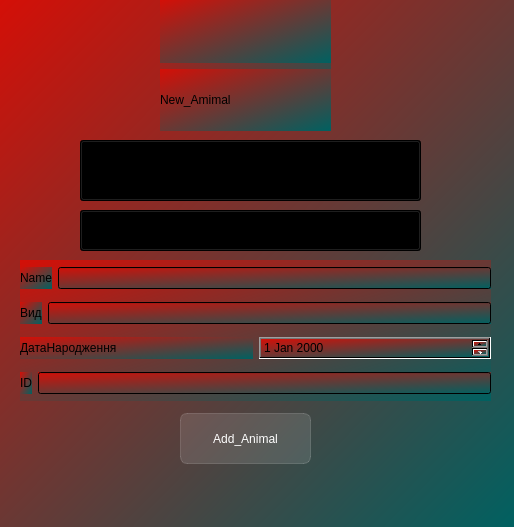
<?xml version="1.0" encoding="UTF-8"?>
<ui version="4.0">
 <class>Dialog</class>
 <widget class="QDialog" name="Dialog">
  <property name="geometry">
   <rect>
    <x>0</x>
    <y>0</y>
    <width>514</width>
    <height>527</height>
   </rect>
  </property>
  <property name="windowTitle">
   <string>Dialog</string>
  </property>
  <property name="styleSheet">
   <string notr="true">background-color: qlineargradient(spread:pad, x1:0, y1:0, x2:1, y2:1, stop:0 rgba(212, 15, 7, 255), stop:1 rgba(0, 97, 97, 255));</string>
  </property>
  <widget class="QComboBox" name="comboBox">
   <property name="geometry">
    <rect>
     <x>80</x>
     <y>140</y>
     <width>341</width>
     <height>61</height>
    </rect>
   </property>
   <property name="currentIndex">
    <number>-1</number>
   </property>
   <item>
    <property name="text">
     <string>Bird</string>
    </property>
   </item>
   <item>
    <property name="text">
     <string>Raptor</string>
    </property>
   </item>
   <item>
    <property name="text">
     <string>Grazers</string>
    </property>
   </item>
  </widget>
  <widget class="QComboBox" name="comboBox_2">
   <property name="geometry">
    <rect>
     <x>80</x>
     <y>210</y>
     <width>341</width>
     <height>41</height>
    </rect>
   </property>
   <property name="currentIndex">
    <number>-1</number>
   </property>
   <item>
    <property name="text">
     <string>Hungry</string>
    </property>
   </item>
   <item>
    <property name="text">
     <string>Fed</string>
    </property>
   </item>
  </widget>
  <widget class="QPushButton" name="pushButton_Add_Animal_Dialog">
   <property name="geometry">
    <rect>
     <x>180</x>
     <y>413</y>
     <width>131</width>
     <height>51</height>
    </rect>
   </property>
   <property name="styleSheet">
    <string notr="true">QPushButton{
color:white;
background-color:rgba(255,255,255,30);
border:1px solid rgba(255,255,255,40);
border-radius: 7px;
width:130px;
height:40px;
}
QPushButton:hover{
background-color: rgba(255,255,255,30);
}
QPushButton:pressed{
background-color: rgba(255,255,255,70);
}</string>
   </property>
   <property name="text">
    <string>Add_Animal</string>
   </property>
  </widget>
  <widget class="QWidget" name="">
   <property name="geometry">
    <rect>
     <x>160</x>
     <y>0</y>
     <width>171</width>
     <height>131</height>
    </rect>
   </property>
   <layout class="QVBoxLayout" name="verticalLayout">
    <item>
     <widget class="QLabel" name="label_Icon_Animals">
      <property name="text">
       <string/>
      </property>
      <property name="pixmap">
       <pixmap resource="res-icon.qrc">:/icon/Icons/emoji_nature_40dp_E8EAED_FILL0_wght400_GRAD0_opsz40.svg</pixmap>
      </property>
     </widget>
    </item>
    <item>
     <widget class="QLabel" name="label">
      <property name="text">
       <string>New_Amimal</string>
      </property>
     </widget>
    </item>
   </layout>
  </widget>
  <widget class="QWidget" name="">
   <property name="geometry">
    <rect>
     <x>20</x>
     <y>260</y>
     <width>471</width>
     <height>141</height>
    </rect>
   </property>
   <layout class="QVBoxLayout" name="verticalLayout_2">
    <item>
     <layout class="QHBoxLayout" name="horizontalLayout_4">
      <item>
       <widget class="QLabel" name="label_4">
        <property name="text">
         <string>Name</string>
        </property>
       </widget>
      </item>
      <item>
       <widget class="QLineEdit" name="lineEdit_Name_Animal"/>
      </item>
     </layout>
    </item>
    <item>
     <layout class="QHBoxLayout" name="horizontalLayout_3">
      <item>
       <widget class="QLabel" name="label_2">
        <property name="text">
         <string>Вид</string>
        </property>
       </widget>
      </item>
      <item>
       <widget class="QLineEdit" name="lineEdit_Type_Animal"/>
      </item>
     </layout>
    </item>
    <item>
     <layout class="QHBoxLayout" name="horizontalLayout_2">
      <item>
       <widget class="QLabel" name="label_3">
        <property name="text">
         <string>ДатаНародження</string>
        </property>
       </widget>
      </item>
      <item>
       <widget class="QDateEdit" name="dateEdit_Animal"/>
      </item>
     </layout>
    </item>
    <item>
     <layout class="QHBoxLayout" name="horizontalLayout">
      <item>
       <widget class="QLabel" name="label_5">
        <property name="text">
         <string>ID</string>
        </property>
       </widget>
      </item>
      <item>
       <widget class="QLineEdit" name="lineEdit_ID_Animal"/>
      </item>
     </layout>
    </item>
   </layout>
  </widget>
 </widget>
 <resources>
  <include location="res-icon.qrc"/>
 </resources>
 <connections/>
</ui>
